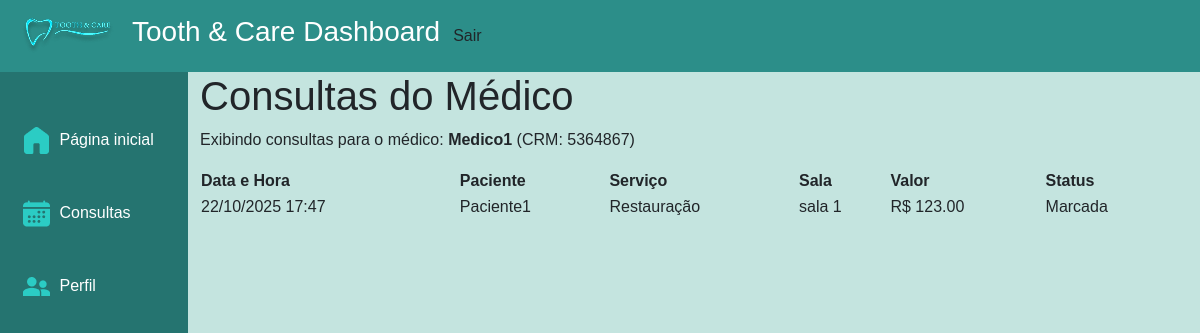
The page /medico/medConsultas/ (signed in) on the database its author committed.
### medicos/models.py (models this page shows, shortened)
class Medico(models.Model):
    user = models.OneToOneField(User, on_delete=models.CASCADE, related_name='medico')
    cpf = models.CharField(max_length=14, null=False, blank=False, unique=True)  # 000.000.000-00
    rg = models.CharField(max_length=20, null=False, blank=False, unique=True)
    crm = models.CharField(max_length=20, null=False, blank=False, unique=True)
    telefone = models.CharField(max_length=20, null=False, blank=False)
    especialidades = models.ManyToManyField(
        Especialidade,
        related_name="medicos"  # permite acessar os médicos a partir da especialidade
    )

### consultas/models.py (models this page shows, shortened)
class Consulta(models.Model):
    SERVICOS = [
        ("AVALIACAO", "Avaliação"),
        ("LIMPEZA", "Limpeza"),
        ("RESTAU", "Restauração"),
        ("CANAL", "Tratamento de canal"),
        ("EXTRACAO", "Extração dentária"),
        ("CLAREAMENTO", "Clareamento"),
        ("APARELHO", "Ortodontia"),
    ]
    data = models.DateTimeField(null=False,blank=False)
    sala = models.CharField(max_length=50,null=False,blank=False)
    servico =  models.CharField(max_length=100,choices=SERVICOS,null=False,blank=False)
    valor = models.DecimalField(max_digits=8, decimal_places=2,null=False,blank=False)
    status =  models.CharField(max_length=20,choices=[("marcada","Marcada"),("realizada","Realizada"),("cancelada","Cancelada"),("remarcada","Remarcada")],null=False,blank=False)
    paciente = models.ForeignKey(Paciente, on_delete=models.CASCADE,related_name="consultas")
    medico = models.ForeignKey(Medico, on_delete=models.CASCADE,related_name="consultas")

### pacientes/models.py (models this page shows, shortened)
class Paciente(models.Model):
    user = models.OneToOneField(User, on_delete=models.CASCADE, related_name='paciente')
    cpf = models.CharField(null=False, blank=False, unique=True)
    rg = models.CharField(null=False, blank=False, unique=True)
    telefone = models.CharField(null=False, blank=False)
    data_nasc = models.DateField(null=False, blank=False)
    genero = models.CharField(choices=GENERO_CHOICES, max_length=1)
    endereco = models.CharField(max_length=255, null=False, blank=False)

### medicos/views.py (the view)
# urls.py: path('medConsultas/', views.consultas_primeiro_medico, name='medConsultas'),
def consultas_primeiro_medico(request):
    try:
        user = request.user
        medico = Medico.objects.get(user=user)
    except Medico.DoesNotExist:
        medico = None
    consultas = []
    medico_encontrado = False
    if medico:
        consultas = Consulta.objects.filter(medico=medico).order_by('data')
        medico_encontrado = True
    context = {
        'medico': medico,
        'consultas': consultas,
        'medico_encontrado': medico_encontrado,
    }
    return render(request, 'medicos/medConsultas.html', context)

### medicos/templates/medicos/medConsultas.html (shortened to what this page needs)
{% extends "baseMed.html" %}
{% load static %}
{% block content %}
    <h1>Consultas do Médico</h1>
    {% if medico_encontrado %}
        <p>Exibindo consultas para o médico: <strong>{{ medico.user.get_full_name|default:medico.user.username }}</strong> (CRM: {{ medico.crm }})</p>
        {% if consultas %}
            <table>
                <thead>
                    <tr>
                        <th>Data e Hora</th>
                        <th>Paciente</th>
                        <th>Serviço</th>
                        <th>Sala</th>
                        <th>Valor</th>
                        <th>Status</th>
                    </tr>
                </thead>
                <tbody>
                    {% for consulta in consultas %}
                    <tr>
                        <td>{{ consulta.data|date:"d/m/Y H:i" }}</td>
                        <td>{{ consulta.paciente.user.get_full_name|default:consulta.paciente.user.username }}</td>
                        <td>{{ consulta.get_servico_display }}</td>
                        <td>{{ consulta.sala }}</td>
                        <td>R$ {{ consulta.valor|floatformat:2 }}</td>
                        <td>{{ consulta.get_status_display }}</td>
                    </tr>
                    {% endfor %}
                </tbody>
            </table>
        {% else %}
            <p>O médico **{{ medico.user.username }}** não possui consultas agendadas.</p>
        {% endif %}
    {% else %}
        <p>Nenhum médico encontrado no banco de dados.</p>
    {% endif %}
{% endblock content %}

### tooth_n_care/static/css/styles.css (style rules this page uses)
:root { --sidebar-background: #257470; --navbar-background: #2C8E89; --fonte: Arial, sans-serif; }
* { box-sizing: border-box; font-family: var(--fonte); }
html, body { margin: 0; padding: 0; height: 100%; display: flex; flex-direction: column; }
body { background-color: #C4E4DF; }

### rows shown on the page
Medico: user.get_full_name "Medico1", crm "5364867"
Consulta: data "22/10/2025 17:47", paciente.user.get_full_name "Paciente1", servico "Restauração", sala "sala 1", valor "123.00", status "Marcada"
